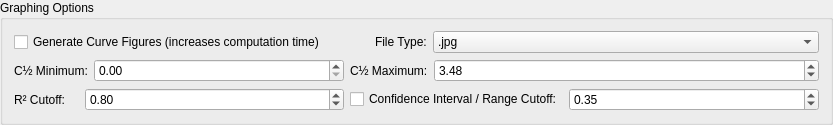
               <widget class="QGroupBox" name="groupBox_4">
                <property name="sizePolicy">
                 <sizepolicy hsizetype="Preferred" vsizetype="Fixed">
                  <horstretch>0</horstretch>
                  <verstretch>0</verstretch>
                 </sizepolicy>
                </property>
                <property name="title">
                 <string>Graphing Options</string>
                </property>
                <layout class="QVBoxLayout" name="verticalLayout_4">
                 <item>
                  <layout class="QHBoxLayout" name="horizontalLayout_25" stretch="1,1,4">
                   <property name="topMargin">
                    <number>0</number>
                   </property>
                   <item>
                    <widget class="QCheckBox" name="graph_cruves_checkBox">
                     <property name="sizePolicy">
                      <sizepolicy hsizetype="Fixed" vsizetype="Fixed">
                       <horstretch>0</horstretch>
                       <verstretch>0</verstretch>
                      </sizepolicy>
                     </property>
                     <property name="text">
                      <string>Generate Curve Figures (increases computation time)</string>
                     </property>
                    </widget>
                   </item>
                   <item alignment="Qt::AlignRight">
                    <widget class="QLabel" name="label_28">
                     <property name="sizePolicy">
                      <sizepolicy hsizetype="Fixed" vsizetype="Preferred">
                       <horstretch>0</horstretch>
                       <verstretch>0</verstretch>
                      </sizepolicy>
                     </property>
                     <property name="text">
                      <string>File Type:</string>
                     </property>
                    </widget>
                   </item>
                   <item>
                    <widget class="QComboBox" name="graphing_filetype_comboBox">
                     <property name="sizePolicy">
                      <sizepolicy hsizetype="Expanding" vsizetype="Fixed">
                       <horstretch>0</horstretch>
                       <verstretch>0</verstretch>
                      </sizepolicy>
                     </property>
                     <item>
                      <property name="text">
                       <string>.jpg</string>
                      </property>
                     </item>
                     <item>
                      <property name="text">
                       <string>.png</string>
                      </property>
                     </item>
                     <item>
                      <property name="text">
                       <string>.svg</string>
                      </property>
                     </item>
                    </widget>
                   </item>
                  </layout>
                 </item>
                 <item>
                  <layout class="QGridLayout" name="gridLayout_4">
                   <item row="0" column="1">
                    <layout class="QHBoxLayout" name="horizontalLayout_17">
                     <item>
                      <widget class="QLabel" name="label_17">
                       <property name="sizePolicy">
                        <sizepolicy hsizetype="Fixed" vsizetype="Preferred">
                         <horstretch>0</horstretch>
                         <verstretch>0</verstretch>
                        </sizepolicy>
                       </property>
                       <property name="text">
                        <string>C½ Minimum:</string>
                       </property>
                      </widget>
                     </item>
                     <item>
                      <widget class="QDoubleSpinBox" name="graph_chalf_min_doubleSpinBox">
                       <property name="sizePolicy">
                        <sizepolicy hsizetype="MinimumExpanding" vsizetype="Fixed">
                         <horstretch>0</horstretch>
                         <verstretch>0</verstretch>
                        </sizepolicy>
                       </property>
                       <property name="minimumSize">
                        <size>
                         <width>250</width>
                         <height>0</height>
                        </size>
                       </property>
                       <property name="focusPolicy">
                        <enum>Qt::StrongFocus</enum>
                       </property>
                       <property name="singleStep">
                        <double>0.010000000000000</double>
                       </property>
                      </widget>
                     </item>
                    </layout>
                   </item>
                   <item row="1" column="1">
                    <layout class="QHBoxLayout" name="horizontalLayout_19">
                     <item>
                      <widget class="QLabel" name="label_19">
                       <property name="sizePolicy">
                        <sizepolicy hsizetype="Fixed" vsizetype="Preferred">
                         <horstretch>0</horstretch>
                         <verstretch>0</verstretch>
                        </sizepolicy>
                       </property>
                       <property name="minimumSize">
                        <size>
                         <width>65</width>
                         <height>0</height>
                        </size>
                       </property>
                       <property name="text">
                        <string>R² Cutoff:</string>
                       </property>
                      </widget>
                     </item>
                     <item>
                      <widget class="QDoubleSpinBox" name="graph_rsq_doubleSpinBox">
                       <property name="sizePolicy">
                        <sizepolicy hsizetype="MinimumExpanding" vsizetype="Fixed">
                         <horstretch>0</horstretch>
                         <verstretch>0</verstretch>
                        </sizepolicy>
                       </property>
                       <property name="minimumSize">
                        <size>
                         <width>250</width>
                         <height>0</height>
                        </size>
                       </property>
                       <property name="focusPolicy">
                        <enum>Qt::StrongFocus</enum>
                       </property>
                       <property name="maximum">
                        <double>0.990000000000000</double>
                       </property>
                       <property name="singleStep">
                        <double>0.010000000000000</double>
                       </property>
                       <property name="value">
                        <double>0.800000000000000</double>
                       </property>
                      </widget>
                     </item>
                    </layout>
                   </item>
                   <item row="0" column="4">
                    <layout class="QHBoxLayout" name="horizontalLayout_20">
                     <item alignment="Qt::AlignRight">
                      <widget class="QLabel" name="label_18">
                       <property name="text">
                        <string>C½ Maximum:</string>
                       </property>
                      </widget>
                     </item>
                     <item>
                      <widget class="QDoubleSpinBox" name="graph_chalf_max_doubleSpinBox">
                       <property name="sizePolicy">
                        <sizepolicy hsizetype="MinimumExpanding" vsizetype="Fixed">
                         <horstretch>0</horstretch>
                         <verstretch>0</verstretch>
                        </sizepolicy>
                       </property>
                       <property name="minimumSize">
                        <size>
                         <width>250</width>
                         <height>0</height>
                        </size>
                       </property>
                       <property name="focusPolicy">
                        <enum>Qt::StrongFocus</enum>
                       </property>
                       <property name="singleStep">
                        <double>0.010000000000000</double>
                       </property>
                       <property name="value">
                        <double>3.480000000000000</double>
                       </property>
                      </widget>
                     </item>
                    </layout>
                   </item>
                   <item row="1" column="4">
                    <layout class="QHBoxLayout" name="horizontalLayout_21">
                     <item alignment="Qt::AlignRight">
                      <widget class="QCheckBox" name="graph_ci_checkBox">
                       <property name="text">
                        <string>Confidence Interval / Range Cutoff:</string>
                       </property>
                      </widget>
                     </item>
                     <item>
                      <widget class="QDoubleSpinBox" name="graph_ci_doubleSpinBox">
                       <property name="sizePolicy">
                        <sizepolicy hsizetype="MinimumExpanding" vsizetype="Fixed">
                         <horstretch>0</horstretch>
                         <verstretch>0</verstretch>
                        </sizepolicy>
                       </property>
                       <property name="minimumSize">
                        <size>
                         <width>250</width>
                         <height>0</height>
                        </size>
                       </property>
                       <property name="focusPolicy">
                        <enum>Qt::StrongFocus</enum>
                       </property>
                       <property name="singleStep">
                        <double>0.010000000000000</double>
                       </property>
                       <property name="value">
                        <double>0.350000000000000</double>
                       </property>
                      </widget>
                     </item>
                    </layout>
                   </item>
                  </layout>
                 </item>
                </layout>
               </widget>
